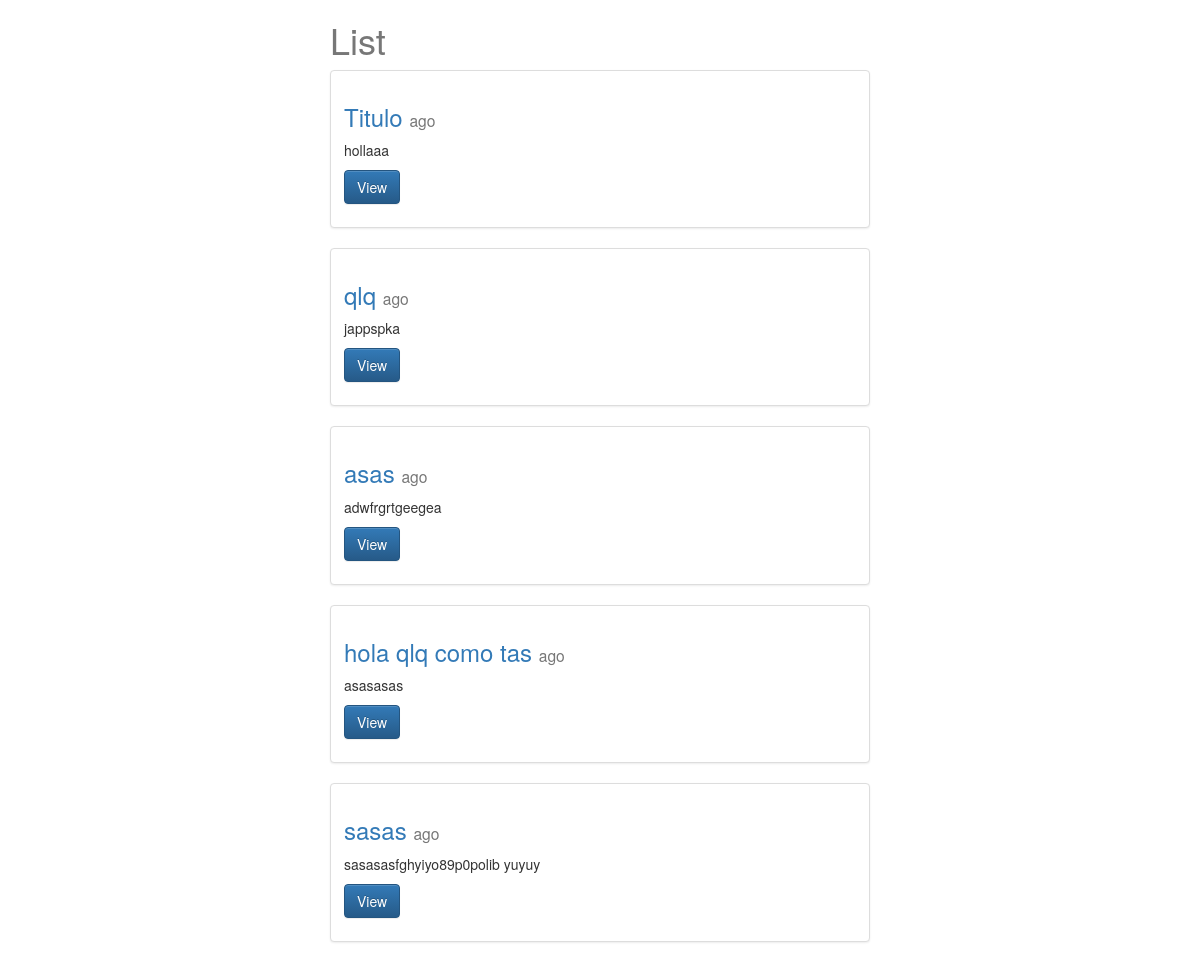
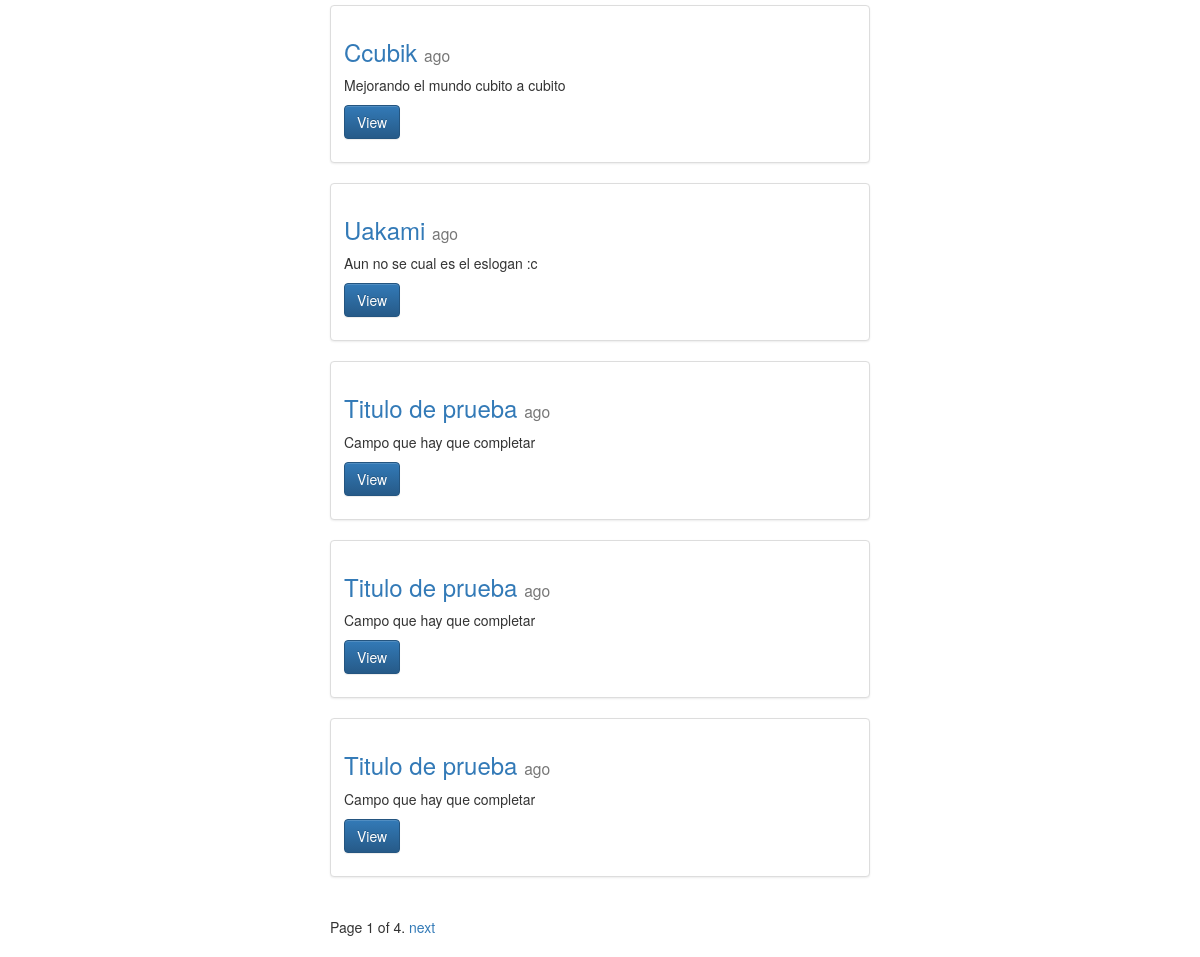
The app's page /posts/, older data (2 pictures, top to bottom).
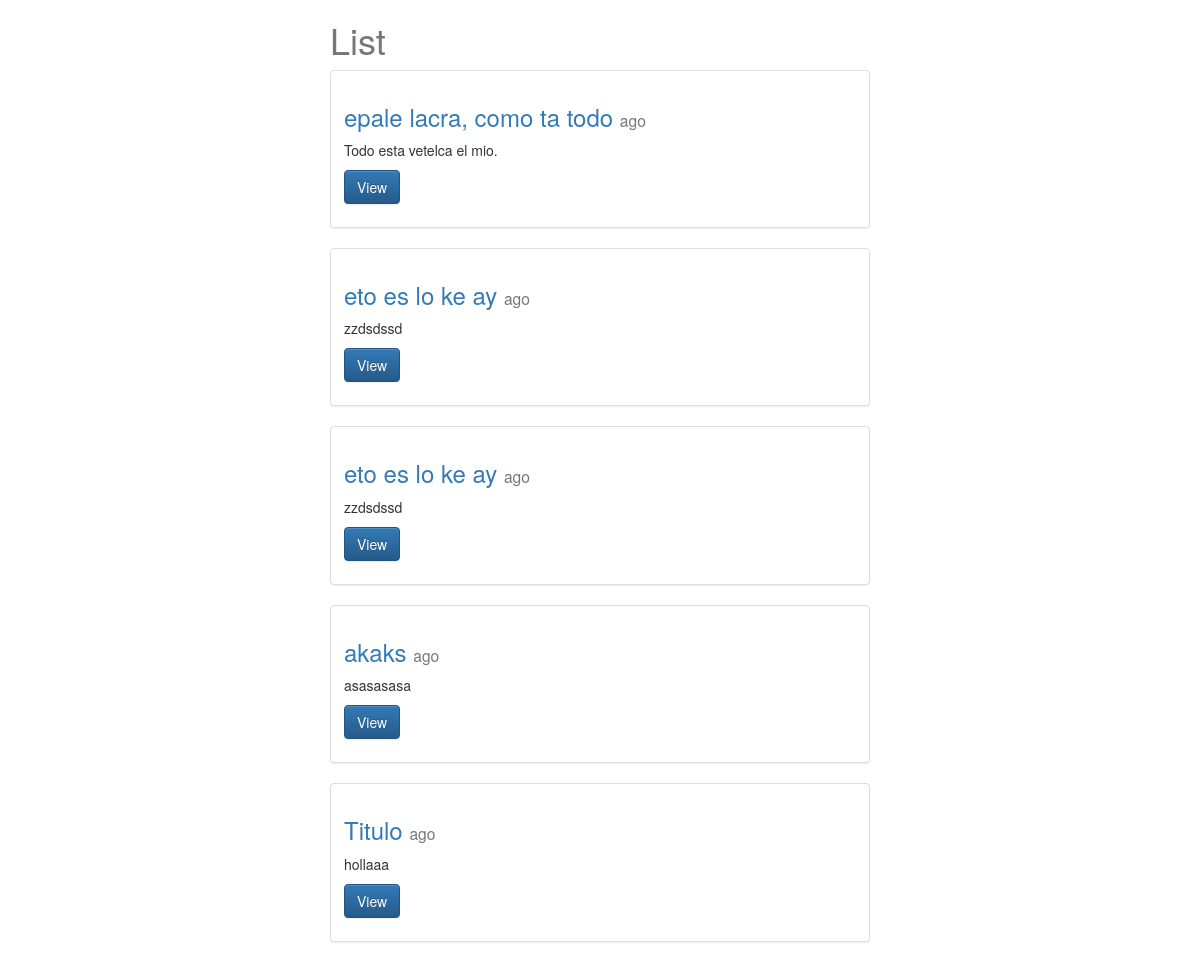
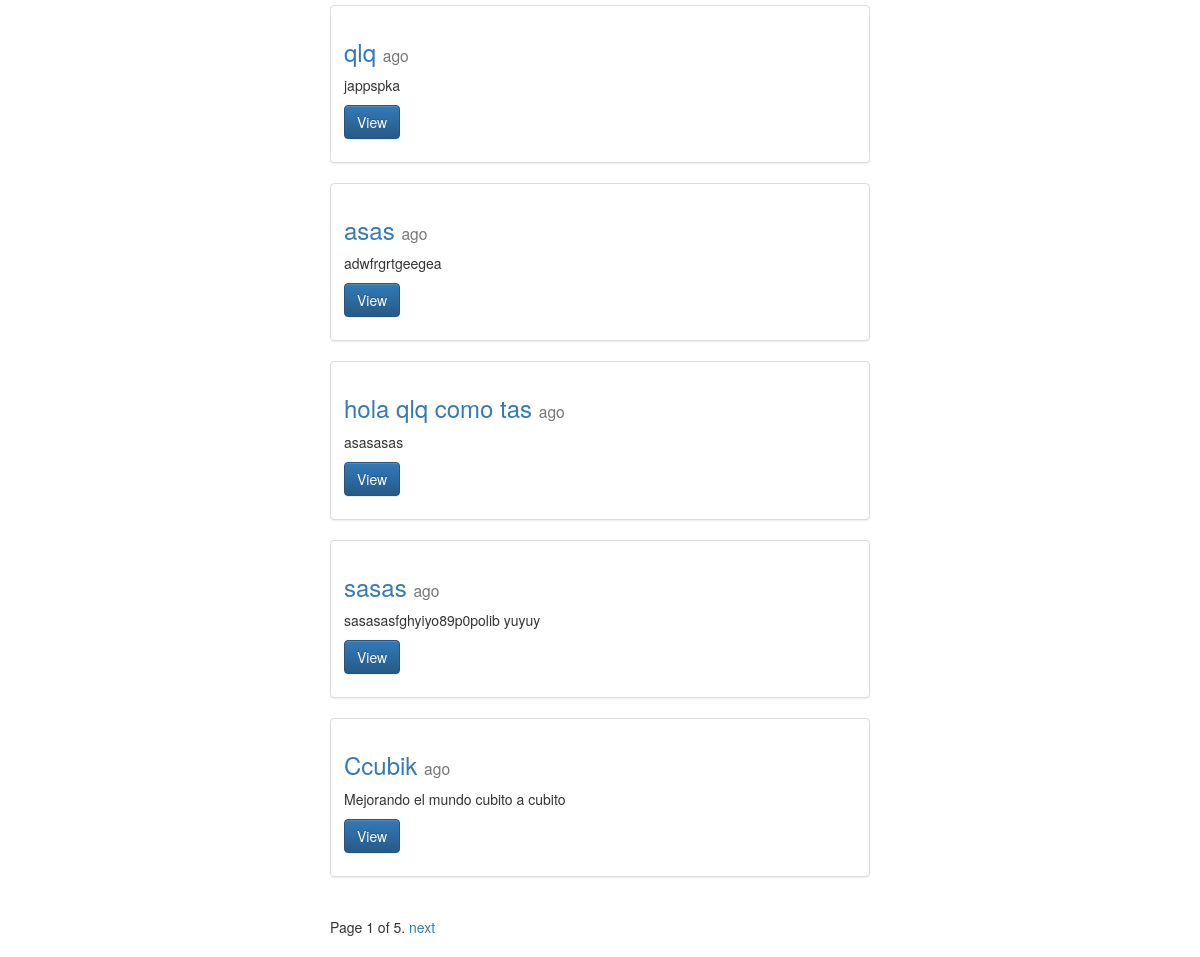
The same page, newer data (2 pictures, top to bottom).
### posts/models.py (models this page shows, shortened)
class Post(models.Model):
    title = models.CharField(max_length=120)
    image = models.ImageField(upload_to=upload_location,
            null=True,
            blank=True,
            width_field="width_field",
            height_field="height_field")
    height_field = models.IntegerField(default=0)
    width_field = models.IntegerField(default=0)
    content = models.TextField()
    updated = models.DateTimeField(auto_now=True, auto_now_add=False)
    timestamp = models.DateTimeField(auto_now=False, auto_now_add=True)
    def get_absolute_url(self):
        return reverse("posts:detail", kwargs={"id": self.id})
    class Meta:
        ordering = ["-timestamp", "-updated"]

### posts/views.py (the view)
def post_list(request):
	queryset_list = Post.objects.all() #.order_by("-timestamp")
	paginator = Paginator(queryset_list, 10) # Show 25 contacts per page
	page_request_var = "page"
	page = request.GET.get(page_request_var)
	try:
		queryset = paginator.page(page)
	except PageNotAnInteger:
		queryset = paginator.page(1)
	except EmptyPage:
		queryset = paginator.page(paginator.num_pages)
	context = {
		"object_list": queryset,
		"title": "List",
		"page_request_var": page_request_var
	}
	return render(request, "post_list.html", context)

### templates/post_list.html (shortened to what this page needs)
{% extends "base.html" %}
{% block content %}
<div class='col-sm-6 col-sm-offset-3'>
    <h1>{{ title }}</h1>
{% for obj in object_list %}
<div class="row">
  <div class="col-sm-12">
    <div class="thumbnail">
      <div class="caption">
        <h3><a href='{{ obj.get_absolute_url }}'>{{ obj.title }}</a> <small>{{ obj.timestamp|timesince }} ago</small></h3>
        <p>{{ obj.content|linebreaks|truncatechars:120 }}</p>
        <p><a href="{{ obj.get_absolute_url }}" class="btn btn-primary" role="button">View</a></p>
      </div>
    </div>
  </div>
</div>
{% endfor %}
<div class="pagination">
    <span class="step-links">
        <span class="current">
            Page {{ object_list.number }} of {{ object_list.paginator.num_pages }}.
        </span>
        {% if object_list.has_next %}
            <a href="?{{ page_request_var }}={{ object_list.next_page_number }}">next</a>
        {% endif %}
    </span>
</div>
</div>
{% endblock content %}

Row changes from the older to the newer data that the page shows:
no longer on this page (row unchanged): Post: title "Uakami", content "Aun no se cual es el eslogan :c"
no longer on this page (row edited): Post: title "Titulo de prueba", content "Campo que hay que completar"
no longer on this page (row unchanged): Post: title "Titulo de prueba", content "Campo que hay que completar"
no longer on this page (row unchanged): Post: title "Titulo de prueba", content "Campo que hay que completar"
added Post: title "epale lacra, como ta todo", content "Todo esta vetelca el mio."
added Post: title "eto es lo ke ay", content "zzdsdssd"
added Post: title "eto es lo ke ay", content "zzdsdssd"
added Post: title "akaks", content "asasasasa"
Text that changed along with them:
{{ object_list.paginator.num_pages }}: "4" → "5"
